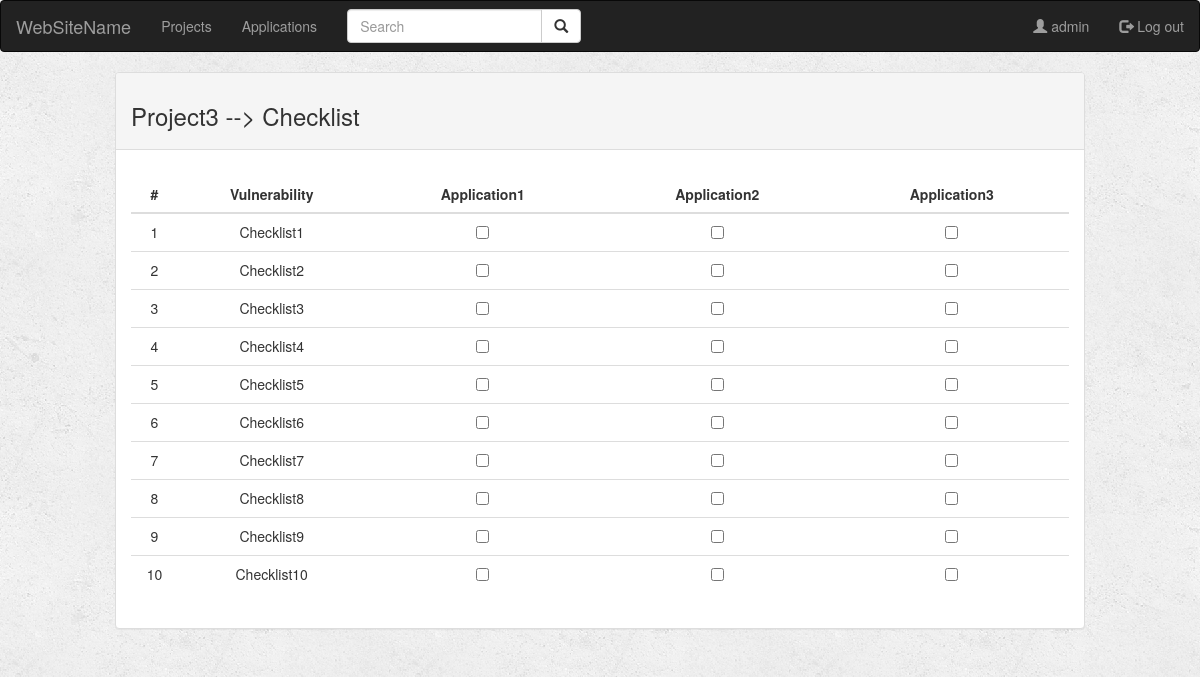
/project/3/checklist_detail/ (signed in), run on an earlier commit of the app's database.
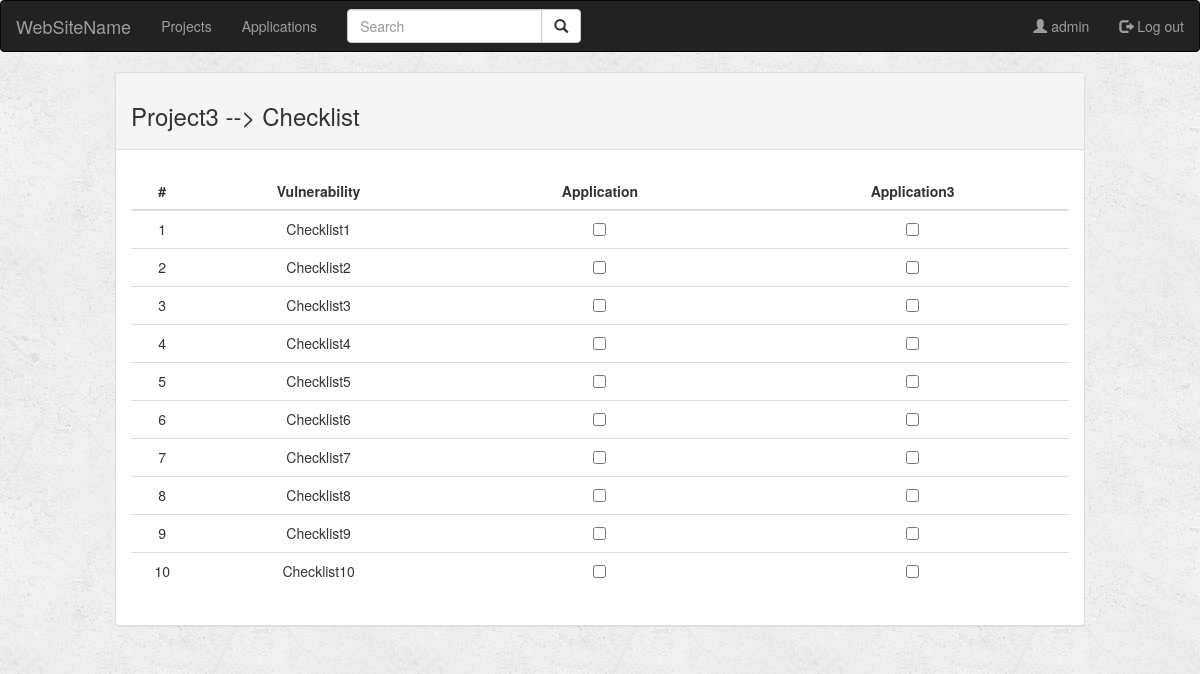
And on a later commit of the database.
### project/models.py (models this page shows, shortened)
class Application(models.Model):
    project = models.ForeignKey(Project, on_delete=models.CASCADE, related_name='project')
    name = models.CharField(max_length=100)
    access = models.CharField(max_length=100)
    username = models.CharField(max_length=30)
    notes = models.TextField(max_length=1000)
    checklist = models.CharField(max_length=100)
    reported = models.CharField(max_length=100)

class CheckList(models.Model):
    name = models.CharField(max_length=100)
    def __str__(self):
        return self.name

### project/views.py (the view)
# urls.py: url(r'^(?P<project_id>[0-9]+)/checklist_detail/$',views.checklist_detail, name='checklist_detail'),
def checklist_detail(request, project_id):
    if not request.user.is_authenticated:
        return render(request, 'project/login.html')
    else:
        project = get_object_or_404(Project, pk=project_id)
        applications = Application.objects.filter(project_id=project.id)
        checklists = CheckList.objects.all()
        applicationLength = len(list(applications))
        table = []
        for i in range(applicationLength):
            checkboxLength = len(list(applications[i].checklist))
            for j in range(checkboxLength):
                table.append([list(checklists)[j], list(
                    applications[i].checklist)[j]])
        return render(request, 'project/checklist_detail.html', {'project': project, 'applications': applications, 'checklists': checklists, 'table': table})

### project/templates/project/checklist_detail.html (shortened to what this page needs)
{% extends 'project/base.html' %}
{% block body %}
<div class="container-fluid">
    <div class="row">
        <div class="col-sm-10 col-sm-offset-1">
            <div class="panel panel-default">
                <div class="panel-heading">
                    <h3>{{project.name}} --> Checklist</h3>
                </div>
                <div class="panel-body">
                    <div class="table-responsive-sm">
                        <table class="table table-hover">
                            <thead>
                                <tr>
                                    <div class="col-sm-1">
                                        <th style="width: 5%; text-align: center">#</th>
                                    </div>
                                    <div class="col-sm-3">
                                        <th style="width: 20%; text-align: center">Vulnerability</th>
                                    </div>
                                    {% for item in applications %}
                                    <div class="col-sm-2">
                                        <th style="width: 25%; text-align: center">{{item.name}}</th>
                                    </div>
                                    {% endfor %}
                                </tr>
                            </thead>
                            <tbody>
                                {% for check in checklists %}
                                <tr>
                                    <div class="col-sm-1">
                                        <td style="width: 5%; text-align: center">{{forloop.counter}}</td>
                                    </div>
                                    <div class="col-sm-3">
                                        <td style="width: 20%; text-align: center">{{check}}</td>
                                    </div>
                                    {% for item in applications %}
                                    <div class="col-sm-2">
                                        <td style="width: 25%; text-align: center">
                                            <input type="checkbox" id="{{item.id}}" name="check"
                                                value="{{item.checklist}}">
                                        </td>
                                    </div>
                                    {% endfor %}
                                </tr>
                                {% endfor %}
                            </tbody>
                        </table>
                    </div>
                </div>
            </div>
        </div>
    </div>
</div>
{% endblock %}

What changed in the data, as far as the page shows it:
removed Application: name "Application1"
changed Application: name "Application2" → "Application"
